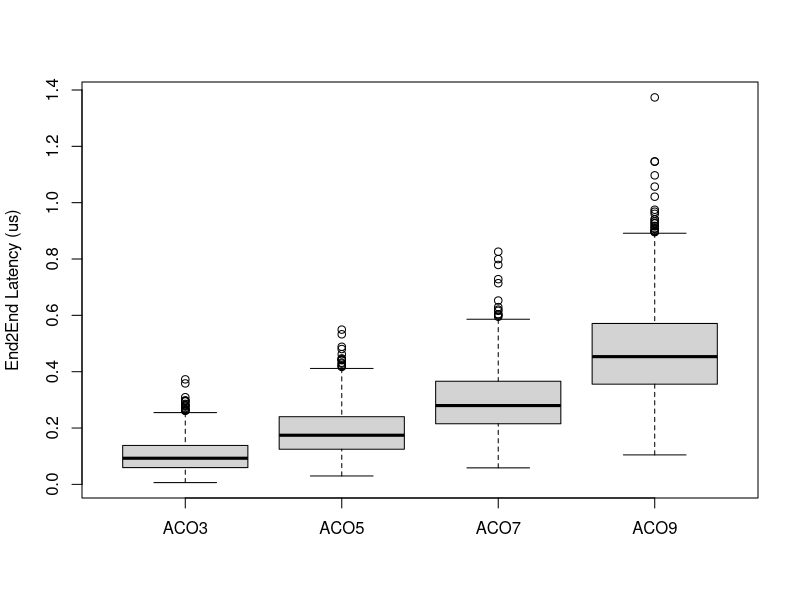
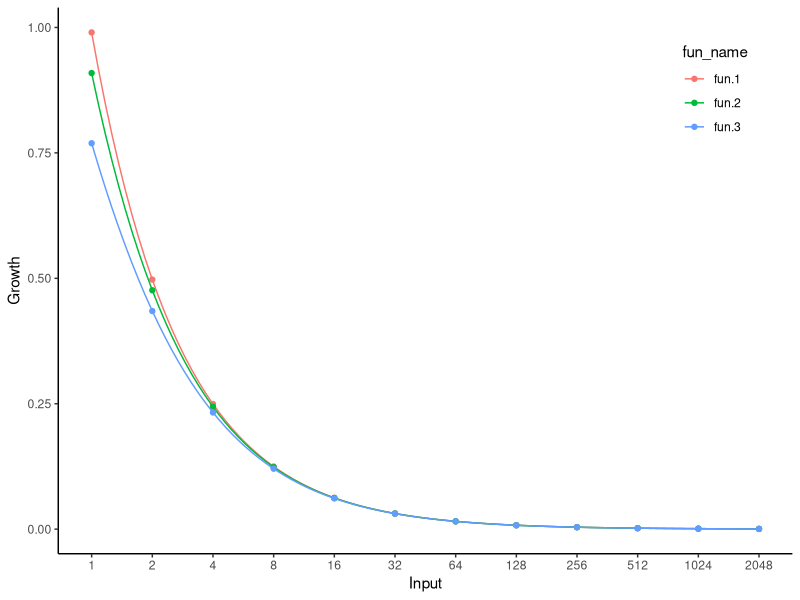
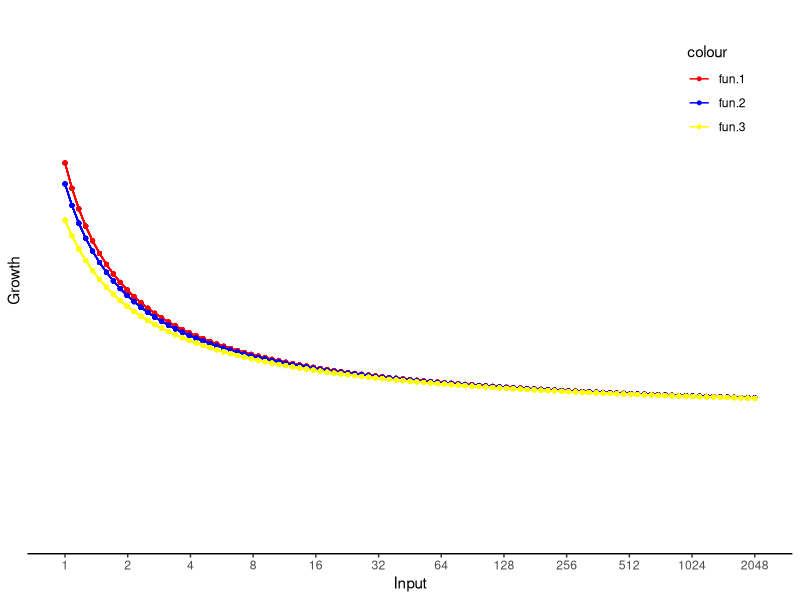
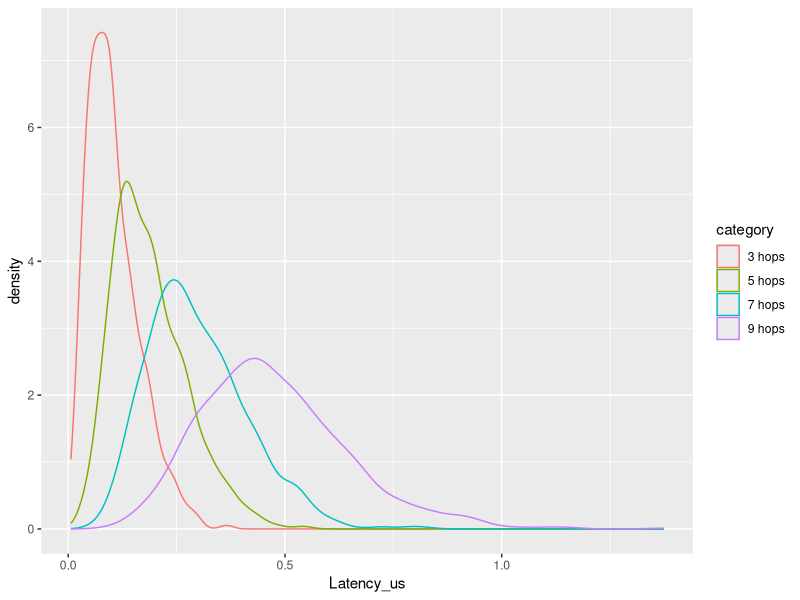

Source code (R) for these figures, in order:
# IPoWDM traffic simulator example



# We assume a horshoe ring with N Access COs connected to 2 Regional COs Naco.

Naco = 7; 

simulateE2Edelay <- function(Naco) {
  
  Peakmax = 100; Peakmin = Peakmax/4; 
  
  nexp = 1e3
  tt = matrix(NA,nrow=nexp,ncol=Naco)
  for (kk in c(1:nrow(tt))) {
    Peak_traff = runif(ncol(tt), Peakmin, Peakmax)
    Peak_sd = runif(ncol(tt), 0.3, 0.7)
    #traff_aco = NA*rep(1,Naco);
    for (ii in c(1:ncol(tt))) {
      tt[kk,ii] = rnorm(1,Peak_traff[ii],Peak_sd[ii])
    }
    #tt[kk] = sum(traff_aco/2)  
    
  }
  
  print(summary(tt))
  
  
  rho = cumsum(tt[1,]/2)/400
  
  EX = 8*1500/400e9
  
  
  ss_delay_ring = NA*c(1:nexp)
  for (kk in c(1:nexp)) {
    sim_delay = NA*rho;
    for (jj in c(1:length(rho))) {
      sim_delay[jj] = rexp(1,rate = (1-rho[jj])/EX)
    }
    ss_delay_ring[kk] = sum(sim_delay)
  }
  
  return(ss_delay_ring)
  
}



simulateE2Edelay(3)


data <- data.frame(ACO3 = simulateE2Edelay(3)*1e6, 
                   ACO5 = simulateE2Edelay(5)*1e6, 
                   ACO7 = simulateE2Edelay(7)*1e6,
                   ACO9 = simulateE2Edelay(9)*1e6)
                    
                    
boxplot(data,ylab = "End2End Latency (us)","title = Horshoe Access Ring")


  
library(ggplot2)
library(dplyr)
#> 
#> Attaching package: 'dplyr'
#> The following objects are masked from 'package:stats':
#> 
#>     filter, lag
#> The following objects are masked from 'package:base':
#> 
#>     intersect, setdiff, setequal, union

xs = c(1, 2, 4, 8, 16, 32, 64, 128, 256, 512, 1024, 2048)

fun.1 <- function(x) { 1 / ( 0.01 + x) }
fun.2 <- function(x) { 1 / ( 0.1 + x) }
fun.3 <- function(x) { 1 / ( 0.3 + x) }

ggplot(data.frame(x = xs), aes(x=x)) + 
  lapply(1:3, function(i) {
    fun_name <- paste0("fun.", i)
    fun <- get(fun_name)
    line <- geom_function(fun = fun,
                          aes(colour = fun_name))
    points <- geom_point(aes(y = fun(xs), colour = fun_name))
    list(line, points)
  }) +
  scale_x_log10(breaks = xs, name = "Input") +
  scale_y_continuous(name = "Growth") +
  theme_classic() +
  theme(
    legend.position = c(.95, .95),
    legend.justification = c("right", "top"),
    legend.box.just = "right",
    legend.margin = margin(6, 6, 6, 6)
  )


base <- ggplot(data.frame(x = xs), aes(x=as.factor(x)))
#Plot 2
base + theme_classic() +
  theme(
    legend.position = c(.95, .95),
    legend.justification = c("right", "top"),
    legend.box.just = "right",
    legend.margin = margin(6, 6, 6, 6)
  ) +
  stat_function(fun = fun.1, aes(colour = "fun.1"),geom = 'point',size=1) + 
  stat_function(fun = fun.1, aes(colour = "fun.1"),geom = 'line') + 
  stat_function(fun = fun.2, aes(colour = "fun.2"),geom='point',size=1) +
  stat_function(fun = fun.2, aes(colour = "fun.2"),geom = 'line') +
  stat_function(fun = fun.3, aes(colour = "fun.3"),geom = 'point',size=1) +
  stat_function(fun = fun.3, aes(colour = "fun.3"),geom = 'line') +
  scale_x_discrete(name = "Input",
                   breaks = xs) +
  scale_y_discrete(name = "Growth")+
  scale_color_manual(values = c('red','blue','yellow'))





# set seed
set.seed(1234)

# create dataframe
df <- data.frame(category=factor(rep(c("3 hops", "5 hops", "7 hops", "9 hops"), each=nrow(data))),
                 Latency_us=c(data$ACO3,data$ACO5,data$ACO7,data$ACO9))

# load library ggplot2 package

library(ggplot2)




# Basic density plot with custom color
ggplot(df, aes(x=Latency_us, color=category)) + 
  
  # color property for changing color of plot
  # geom_density() function plots the density plot
  geom_density()






